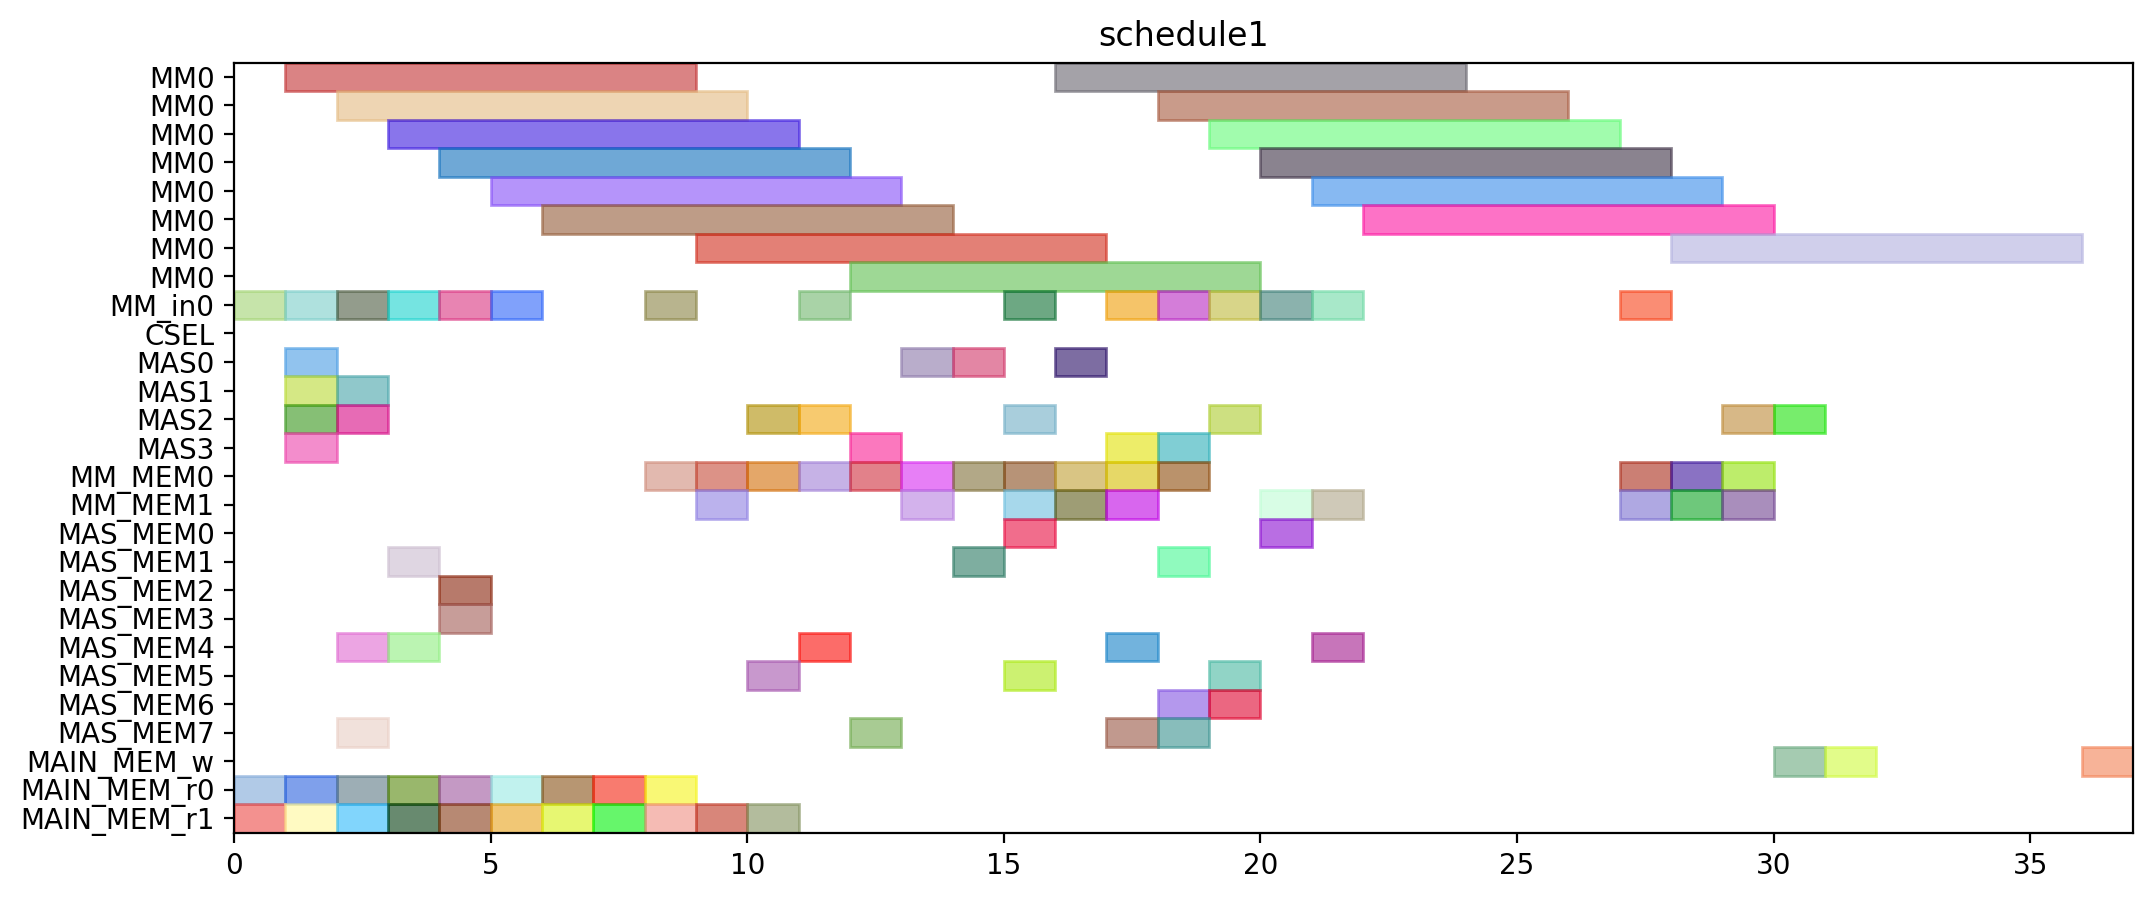

Python code for this plot:
from pyschedule import Scenario, solvers, plotters, alt


def solve():
	horizon = 118
	S = Scenario("schedule1", horizon=horizon)

	# resource
	MM = S.Resources('MM', num=1, size=8)
	MM_in = S.Resources('MM_in', num=1)
	CSEL = S.Resource('CSEL')
	MAS = S.Resources('MAS', num=4, size=1, periods=range(1, horizon))
	MM_MEM = S.Resources('MM_MEM', num=2)
	MAS_MEM = S.Resources('MAS_MEM', num=8)
	MAIN_MEM_w = S.Resource('MAIN_MEM_w', size=1)
	MAIN_MEM_r = S.Resources('MAIN_MEM_r', num=2)

	# result of previous scheduling
	t14_mem0 = S.Task('t14_mem0', length=1, delay_cost=1)
	S += t14_mem0 >= 0
	t14_mem0 += MAIN_MEM_r[0]

	t2_in = S.Task('t2_in', length=1, delay_cost=1)
	S += t2_in >= 0
	t2_in += MM_in[0]

	t3_mem1 = S.Task('t3_mem1', length=1, delay_cost=1)
	S += t3_mem1 >= 0
	t3_mem1 += MAIN_MEM_r[1]

	t0_in = S.Task('t0_in', length=1, delay_cost=1)
	S += t0_in >= 1
	t0_in += MM_in[0]

	t0_mem1 = S.Task('t0_mem1', length=1, delay_cost=1)
	S += t0_mem1 >= 1
	t0_mem1 += MAIN_MEM_r[1]

	t13 = S.Task('t13', length=1, delay_cost=1)
	S += t13 >= 1
	t13 += MAS[2]

	t14 = S.Task('t14', length=1, delay_cost=1)
	S += t14 >= 1
	t14 += MAS[3]

	t2 = S.Task('t2', length=8, delay_cost=1)
	S += t2 >= 1
	t2 += MM[0]

	t3_mem0 = S.Task('t3_mem0', length=1, delay_cost=1)
	S += t3_mem0 >= 1
	t3_mem0 += MAIN_MEM_r[0]

	t4 = S.Task('t4', length=1, delay_cost=1)
	S += t4 >= 1
	t4 += MAS[0]

	t8 = S.Task('t8', length=1, delay_cost=1)
	S += t8 >= 1
	t8 += MAS[1]

	t0 = S.Task('t0', length=8, delay_cost=1)
	S += t0 >= 2
	t0 += MM[0]

	t13_mem0 = S.Task('t13_mem0', length=1, delay_cost=1)
	S += t13_mem0 >= 2
	t13_mem0 += MAIN_MEM_r[0]

	t15_in = S.Task('t15_in', length=1, delay_cost=1)
	S += t15_in >= 2
	t15_in += MM_in[0]

	t15_mem0 = S.Task('t15_mem0', length=1, delay_cost=1)
	S += t15_mem0 >= 2
	t15_mem0 += MAS_MEM[4]

	t15_mem1 = S.Task('t15_mem1', length=1, delay_cost=1)
	S += t15_mem1 >= 2
	t15_mem1 += MAS_MEM[7]

	t3 = S.Task('t3', length=1, delay_cost=1)
	S += t3 >= 2
	t3 += MAS[2]

	t9 = S.Task('t9', length=1, delay_cost=1)
	S += t9 >= 2
	t9 += MAS[1]

	t9_mem1 = S.Task('t9_mem1', length=1, delay_cost=1)
	S += t9_mem1 >= 2
	t9_mem1 += MAIN_MEM_r[1]

	t15 = S.Task('t15', length=8, delay_cost=1)
	S += t15 >= 3
	t15 += MM[0]

	t1_mem0 = S.Task('t1_mem0', length=1, delay_cost=1)
	S += t1_mem0 >= 3
	t1_mem0 += MAIN_MEM_r[0]

	t4_mem1 = S.Task('t4_mem1', length=1, delay_cost=1)
	S += t4_mem1 >= 3
	t4_mem1 += MAIN_MEM_r[1]

	t5_in = S.Task('t5_in', length=1, delay_cost=1)
	S += t5_in >= 3
	t5_in += MM_in[0]

	t5_mem0 = S.Task('t5_mem0', length=1, delay_cost=1)
	S += t5_mem0 >= 3
	t5_mem0 += MAS_MEM[4]

	t5_mem1 = S.Task('t5_mem1', length=1, delay_cost=1)
	S += t5_mem1 >= 3
	t5_mem1 += MAS_MEM[1]

	t0_mem0 = S.Task('t0_mem0', length=1, delay_cost=1)
	S += t0_mem0 >= 4
	t0_mem0 += MAIN_MEM_r[0]

	t10_in = S.Task('t10_in', length=1, delay_cost=1)
	S += t10_in >= 4
	t10_in += MM_in[0]

	t10_mem0 = S.Task('t10_mem0', length=1, delay_cost=1)
	S += t10_mem0 >= 4
	t10_mem0 += MAS_MEM[2]

	t10_mem1 = S.Task('t10_mem1', length=1, delay_cost=1)
	S += t10_mem1 >= 4
	t10_mem1 += MAS_MEM[3]

	t13_mem1 = S.Task('t13_mem1', length=1, delay_cost=1)
	S += t13_mem1 >= 4
	t13_mem1 += MAIN_MEM_r[1]

	t5 = S.Task('t5', length=8, delay_cost=1)
	S += t5 >= 4
	t5 += MM[0]

	t10 = S.Task('t10', length=8, delay_cost=1)
	S += t10 >= 5
	t10 += MM[0]

	t1_in = S.Task('t1_in', length=1, delay_cost=1)
	S += t1_in >= 5
	t1_in += MM_in[0]

	t23_mem1 = S.Task('t23_mem1', length=1, delay_cost=1)
	S += t23_mem1 >= 5
	t23_mem1 += MAIN_MEM_r[1]

	t9_mem0 = S.Task('t9_mem0', length=1, delay_cost=1)
	S += t9_mem0 >= 5
	t9_mem0 += MAIN_MEM_r[0]

	t1 = S.Task('t1', length=8, delay_cost=1)
	S += t1 >= 6
	t1 += MM[0]

	t2_mem0 = S.Task('t2_mem0', length=1, delay_cost=1)
	S += t2_mem0 >= 6
	t2_mem0 += MAIN_MEM_r[0]

	t8_mem1 = S.Task('t8_mem1', length=1, delay_cost=1)
	S += t8_mem1 >= 6
	t8_mem1 += MAIN_MEM_r[1]

	t14_mem1 = S.Task('t14_mem1', length=1, delay_cost=1)
	S += t14_mem1 >= 7
	t14_mem1 += MAIN_MEM_r[1]

	t4_mem0 = S.Task('t4_mem0', length=1, delay_cost=1)
	S += t4_mem0 >= 7
	t4_mem0 += MAIN_MEM_r[0]

	t20_in = S.Task('t20_in', length=1, delay_cost=1)
	S += t20_in >= 8
	t20_in += MM_in[0]

	t20_mem0 = S.Task('t20_mem0', length=1, delay_cost=1)
	S += t20_mem0 >= 8
	t20_mem0 += MM_MEM[0]

	t20_mem1 = S.Task('t20_mem1', length=1, delay_cost=1)
	S += t20_mem1 >= 8
	t20_mem1 += MAIN_MEM_r[1]

	t8_mem0 = S.Task('t8_mem0', length=1, delay_cost=1)
	S += t8_mem0 >= 8
	t8_mem0 += MAIN_MEM_r[0]

	t16_mem0 = S.Task('t16_mem0', length=1, delay_cost=1)
	S += t16_mem0 >= 9
	t16_mem0 += MM_MEM[0]

	t16_mem1 = S.Task('t16_mem1', length=1, delay_cost=1)
	S += t16_mem1 >= 9
	t16_mem1 += MM_MEM[1]

	t1_mem1 = S.Task('t1_mem1', length=1, delay_cost=1)
	S += t1_mem1 >= 9
	t1_mem1 += MAIN_MEM_r[1]

	t20 = S.Task('t20', length=8, delay_cost=1)
	S += t20 >= 9
	t20 += MM[0]

	t16 = S.Task('t16', length=1, delay_cost=1)
	S += t16 >= 10
	t16 += MAS[2]

	t17_mem0 = S.Task('t17_mem0', length=1, delay_cost=1)
	S += t17_mem0 >= 10
	t17_mem0 += MM_MEM[0]

	t17_mem1 = S.Task('t17_mem1', length=1, delay_cost=1)
	S += t17_mem1 >= 10
	t17_mem1 += MAS_MEM[5]

	t2_mem1 = S.Task('t2_mem1', length=1, delay_cost=1)
	S += t2_mem1 >= 10
	t2_mem1 += MAIN_MEM_r[1]

	t17 = S.Task('t17', length=1, delay_cost=1)
	S += t17 >= 11
	t17 += MAS[2]

	t18_mem0 = S.Task('t18_mem0', length=1, delay_cost=1)
	S += t18_mem0 >= 11
	t18_mem0 += MM_MEM[0]

	t23_in = S.Task('t23_in', length=1, delay_cost=1)
	S += t23_in >= 11
	t23_in += MM_in[0]

	t23_mem0 = S.Task('t23_mem0', length=1, delay_cost=1)
	S += t23_mem0 >= 11
	t23_mem0 += MAS_MEM[4]

	t18 = S.Task('t18', length=1, delay_cost=1)
	S += t18 >= 12
	t18 += MAS[3]

	t19_mem0 = S.Task('t19_mem0', length=1, delay_cost=1)
	S += t19_mem0 >= 12
	t19_mem0 += MM_MEM[0]

	t19_mem1 = S.Task('t19_mem1', length=1, delay_cost=1)
	S += t19_mem1 >= 12
	t19_mem1 += MAS_MEM[7]

	t23 = S.Task('t23', length=8, delay_cost=1)
	S += t23 >= 12
	t23 += MM[0]

	t19 = S.Task('t19', length=1, delay_cost=1)
	S += t19 >= 13
	t19 += MAS[0]

	t6_mem0 = S.Task('t6_mem0', length=1, delay_cost=1)
	S += t6_mem0 >= 13
	t6_mem0 += MM_MEM[0]

	t6_mem1 = S.Task('t6_mem1', length=1, delay_cost=1)
	S += t6_mem1 >= 13
	t6_mem1 += MM_MEM[1]

	t6 = S.Task('t6', length=1, delay_cost=1)
	S += t6 >= 14
	t6 += MAS[0]

	t7_mem0 = S.Task('t7_mem0', length=1, delay_cost=1)
	S += t7_mem0 >= 14
	t7_mem0 += MM_MEM[0]

	t7_mem1 = S.Task('t7_mem1', length=1, delay_cost=1)
	S += t7_mem1 >= 14
	t7_mem1 += MAS_MEM[1]

	t11_mem0 = S.Task('t11_mem0', length=1, delay_cost=1)
	S += t11_mem0 >= 15
	t11_mem0 += MM_MEM[0]

	t11_mem1 = S.Task('t11_mem1', length=1, delay_cost=1)
	S += t11_mem1 >= 15
	t11_mem1 += MM_MEM[1]

	t28_in = S.Task('t28_in', length=1, delay_cost=1)
	S += t28_in >= 15
	t28_in += MM_in[0]

	t28_mem0 = S.Task('t28_mem0', length=1, delay_cost=1)
	S += t28_mem0 >= 15
	t28_mem0 += MAS_MEM[0]

	t28_mem1 = S.Task('t28_mem1', length=1, delay_cost=1)
	S += t28_mem1 >= 15
	t28_mem1 += MAS_MEM[5]

	t7 = S.Task('t7', length=1, delay_cost=1)
	S += t7 >= 15
	t7 += MAS[2]

	t11 = S.Task('t11', length=1, delay_cost=1)
	S += t11 >= 16
	t11 += MAS[0]

	t22_mem0 = S.Task('t22_mem0', length=1, delay_cost=1)
	S += t22_mem0 >= 16
	t22_mem0 += MM_MEM[0]

	t22_mem1 = S.Task('t22_mem1', length=1, delay_cost=1)
	S += t22_mem1 >= 16
	t22_mem1 += MM_MEM[1]

	t28 = S.Task('t28', length=8, delay_cost=1)
	S += t28 >= 16
	t28 += MM[0]

	t21_mem0 = S.Task('t21_mem0', length=1, delay_cost=1)
	S += t21_mem0 >= 17
	t21_mem0 += MM_MEM[0]

	t21_mem1 = S.Task('t21_mem1', length=1, delay_cost=1)
	S += t21_mem1 >= 17
	t21_mem1 += MM_MEM[1]

	t22 = S.Task('t22', length=1, delay_cost=1)
	S += t22 >= 17
	t22 += MAS[3]

	t25_in = S.Task('t25_in', length=1, delay_cost=1)
	S += t25_in >= 17
	t25_in += MM_in[0]

	t25_mem0 = S.Task('t25_mem0', length=1, delay_cost=1)
	S += t25_mem0 >= 17
	t25_mem0 += MAS_MEM[4]

	t25_mem1 = S.Task('t25_mem1', length=1, delay_cost=1)
	S += t25_mem1 >= 17
	t25_mem1 += MAS_MEM[7]

	t12_mem0 = S.Task('t12_mem0', length=1, delay_cost=1)
	S += t12_mem0 >= 18
	t12_mem0 += MM_MEM[0]

	t12_mem1 = S.Task('t12_mem1', length=1, delay_cost=1)
	S += t12_mem1 >= 18
	t12_mem1 += MAS_MEM[1]

	t21 = S.Task('t21', length=1, delay_cost=1)
	S += t21 >= 18
	t21 += MAS[3]

	t25 = S.Task('t25', length=8, delay_cost=1)
	S += t25 >= 18
	t25 += MM[0]

	t27_in = S.Task('t27_in', length=1, delay_cost=1)
	S += t27_in >= 18
	t27_in += MM_in[0]

	t27_mem0 = S.Task('t27_mem0', length=1, delay_cost=1)
	S += t27_mem0 >= 18
	t27_mem0 += MAS_MEM[6]

	t27_mem1 = S.Task('t27_mem1', length=1, delay_cost=1)
	S += t27_mem1 >= 18
	t27_mem1 += MAS_MEM[7]

	t12 = S.Task('t12', length=1, delay_cost=1)
	S += t12 >= 19
	t12 += MAS[2]

	t27 = S.Task('t27', length=8, delay_cost=1)
	S += t27 >= 19
	t27 += MM[0]

	t29_in = S.Task('t29_in', length=1, delay_cost=1)
	S += t29_in >= 19
	t29_in += MM_in[0]

	t29_mem0 = S.Task('t29_mem0', length=1, delay_cost=1)
	S += t29_mem0 >= 19
	t29_mem0 += MAS_MEM[6]

	t29_mem1 = S.Task('t29_mem1', length=1, delay_cost=1)
	S += t29_mem1 >= 19
	t29_mem1 += MAS_MEM[5]

	t29 = S.Task('t29', length=8, delay_cost=1)
	S += t29 >= 20
	t29 += MM[0]


	# new tasks
	t24_in = S.Task('t24_in', length=1, delay_cost=1)
	t24_in += alt(MM_in)
	t24 = S.Task('t24', length=8, delay_cost=1)
	t24 += alt(MM)
	S += t24>=t24_in

	t24_mem0 = S.Task('t24_mem0', length=1, delay_cost=1)
	t24_mem0 += MAS_MEM[4]
	S += 19 < t24_mem0
	S += t24_mem0 <= t24

	t24_mem1 = S.Task('t24_mem1', length=1, delay_cost=1)
	t24_mem1 += MM_MEM[1]
	S += 19 < t24_mem1
	S += t24_mem1 <= t24

	t26_in = S.Task('t26_in', length=1, delay_cost=1)
	t26_in += alt(MM_in)
	t26 = S.Task('t26', length=8, delay_cost=1)
	t26 += alt(MM)
	S += t26>=t26_in

	t26_mem0 = S.Task('t26_mem0', length=1, delay_cost=1)
	t26_mem0 += MAS_MEM[0]
	S += 13 < t26_mem0
	S += t26_mem0 <= t26

	t26_mem1 = S.Task('t26_mem1', length=1, delay_cost=1)
	t26_mem1 += MM_MEM[1]
	S += 19 < t26_mem1
	S += t26_mem1 <= t26

	PZ_new_in = S.Task('PZ_new_in', length=1, delay_cost=1)
	PZ_new_in += alt(MM_in)
	PZ_new = S.Task('PZ_new', length=8, delay_cost=1)
	PZ_new += alt(MM)
	S += PZ_new>=PZ_new_in

	S += 0<PZ_new

	PZ_new_w = S.Task('PZ_new_w', length=1, delay_cost=1)
	PZ_new_w += alt(MAIN_MEM_w)
	S += PZ_new <= PZ_new_w

	PZ_new_mem0 = S.Task('PZ_new_mem0', length=1, delay_cost=1)
	PZ_new_mem0 += MM_MEM[0]
	S += 27 < PZ_new_mem0
	S += PZ_new_mem0 <= PZ_new

	PZ_new_mem1 = S.Task('PZ_new_mem1', length=1, delay_cost=1)
	PZ_new_mem1 += MM_MEM[1]
	S += 23 < PZ_new_mem1
	S += PZ_new_mem1 <= PZ_new

	PX_new = S.Task('PX_new', length=1, delay_cost=1)
	PX_new += alt(MAS)

	S += 0<PX_new

	PX_new_w = S.Task('PX_new_w', length=1, delay_cost=1)
	PX_new_w += alt(MAIN_MEM_w)
	S += PX_new <= PX_new_w

	PX_new_mem0 = S.Task('PX_new_mem0', length=1, delay_cost=1)
	PX_new_mem0 += MM_MEM[0]
	S += 25 < PX_new_mem0
	S += PX_new_mem0 <= PX_new

	PX_new_mem1 = S.Task('PX_new_mem1', length=1, delay_cost=1)
	PX_new_mem1 += alt(MM_MEM)
	S += (t24*MM[0])-1 < PX_new_mem1*MM_MEM[1]
	S += PX_new_mem1 <= PX_new

	PY_new = S.Task('PY_new', length=1, delay_cost=1)
	PY_new += alt(MAS)

	S += 0<PY_new

	PY_new_w = S.Task('PY_new_w', length=1, delay_cost=1)
	PY_new_w += alt(MAIN_MEM_w)
	S += PY_new <= PY_new_w

	PY_new_mem0 = S.Task('PY_new_mem0', length=1, delay_cost=1)
	PY_new_mem0 += MM_MEM[0]
	S += 26 < PY_new_mem0
	S += PY_new_mem0 <= PY_new

	PY_new_mem1 = S.Task('PY_new_mem1', length=1, delay_cost=1)
	PY_new_mem1 += alt(MM_MEM)
	S += (t26*MM[0])-1 < PY_new_mem1*MM_MEM[1]
	S += PY_new_mem1 <= PY_new

	solvers.mip.solve(S,msg=1,kind='CPLEX',ratio_gap=1.01)

	solution = [['hoge']*len(S.solution()[1]) for i in range(len(S.solution()))]
	for i in range(len(S.solution())):
		for j in range(len(S.solution()[i])):
			solution[i][j]=str(S.solution()[i][j])
	print(solution)

	cycles = int(solution[-1][3])

	pic_file_name = "/home/mfukuda/ABE/multiRAM_multiMAS_16mux/scheduling_result/stage8MM1_stage1MAS4/EP_ADD_A_0/schedule1.png"
	if(S.solution() != []):
		plotters.matplotlib.plot(S,img_filename=pic_file_name, show_task_labels=False, fig_size=(cycles*0.25+3, 5))

	return solution
